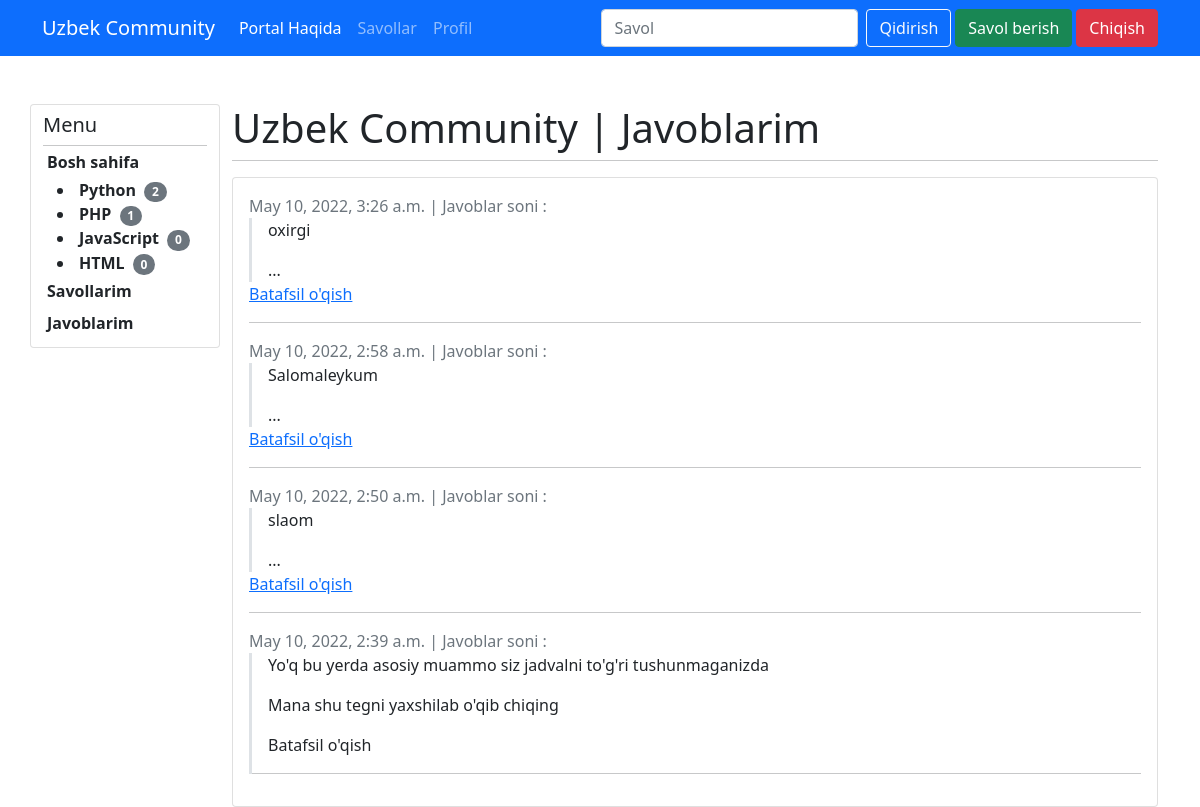
Page /user/answers (signed in) on the committed database.
### app/models.py (models this page shows, shortened)
class Category(models.Model):
    name = models.CharField(max_length=255)

class Reply(models.Model):
    likes = models.CharField(null=True, blank=True, max_length=100)
    question = models.ForeignKey(Question, on_delete=models.SET_NULL, null=True)
    owner = models.ForeignKey(User, on_delete=models.SET_NULL, null=True)
    created = models.DateTimeField(auto_now_add=True)
    content = RichTextField(null=True, blank=True)

### users/views.py (the view)
# urls.py: path("answers", answersPage, name='answers'),
@login_required(login_url='login')
def answersPage(request):
    categories = Category.objects.all()
    questions = Reply.objects.filter(owner=request.user).order_by('-created')
    return render(request, 'users/questions.html', {'categories':categories, 'questions':questions, 'answer':True})

### users/templates/users/questions.html (shortened to what this page needs)
{% extends "base.html" %}
{% block content %}
            <div class="col-sm-10 ">
                <h1>Uzbek Community | {% if answer %}Javoblarim {% else %} Savollarim {% endif %}</h1>
                <hr class="m-0">
                <div class="card mt-3 p-3">
                    <div class="row">
                        <div class="col-md-12">
                            {% if questions %}
                            {% for q in questions %}
                            <div class="question mb-3">
                                <span class="text-muted">
                                    {{q.created}} | Javoblar soni : {{q.reply_set.count}}
                                </span>
                                <div class="q-content border-start border-3">
                                    <div class="m-3 mt-0 mb-0">
                                        {{q.content|slice:"300"|safe}}...
                                    </div>
                                </div>
                                <a href="{% url 'question' q.id %}" class="text-right">Batafsil o'qish</a>
                            </div>
                            <hr>
                            {% endfor %}
                            {% else %}
                            <div class="h4 text-dark">
                                Hozircha sizda {% if answer %}javoblar {% else %} savollar {% endif %} mavjud emas
                            </div>
                            {% endif %}
                        </div>
                    </div>
                </div>
            </div>
{% endblock content %}

### templates/base.html (shortened to what this page needs)
<!doctype html>
<html lang="en">
  <head>
    <link href="https://cdn.jsdelivr.net/npm/bootstrap@5.0.2/dist/css/bootstrap.min.css" rel="stylesheet">
  </head>
  <body>
    <nav class="navbar navbar-expand-lg navbar-dark bg-primary mb-5">
        <div class="container">
          <a class="navbar-brand" href="{% url 'home' %}">Uzbek Community</a>
          <div class="collapse navbar-collapse" id="navbarScroll">
            <ul class="navbar-nav me-auto my-2 my-lg-0 navbar-nav-scroll" style="--bs-scroll-height: 100px;">
              <li class="nav-item">
                <a class="nav-link active" aria-current="page" href="#">Portal Haqida</a>
              </li>
              <li class="nav-item">
                <a class="nav-link" href="{% url 'home' %}">Savollar</a>
              </li>
              {% if request.user.is_authenticated %}
              <li class="nav-item">
                <a class="nav-link" href="{% url 'profile' %}">Profil</a>
              </li>
              {% endif %}
            </ul>
            <form class="d-flex" action="{% url 'home' %}">
              <input class="form-control me-2" type="search" name="q" placeholder="Savol" aria-label="So'rov">
              <button class="btn btn-outline-light" type="submit">Qidirish</button>
            </form>
            <a href="{% url 'question-room' %}" class="ms-1 btn btn-success">Savol berish</a>
            {% if request.user.is_authenticated %}
            <a href="{% url 'logout' %}" class="ms-1 btn btn-danger">Chiqish</a>
            {% else %}
            <a href="{% url 'login' %}" class="ms-1 btn btn-light">Kirish</a>
            {% endif %}
          </div>
        </div>
      </nav>
      <div class="container h-100">
        <div class="row h-100">
            <div class="col-lg-2 h-100 py-2 card  sticky-top" style="top: 20px;" id="left">
                <h5 class="">Menu</h5>
                <hr class="m-0">
                <a class="text-dark text-decoration-none fw-bold p-1" href="{% url 'home' %}">
                    Bosh sahifa
                </a>
                <ul class="m-0">
                    {% for cat in categories %}
                        <li>
                            <a class="text-dark text-decoration-none fw-bold p-1" href="{% url 'home' %}?category={{cat.name}}">
                                {{cat.name}}
                            </a>
                            <span class="badge  rounded-pill bg-secondary">
                                 {{cat.question_set.count}}
                            </span>
                        </li>
                    {% endfor %}
                </ul>
                {% if request.user.is_authenticated %}
                  <a class="text-dark text-decoration-none fw-bold p-1 m-0" href="{% url 'questions' %}">
                    Savollarim
                  </a>
                  <a class="text-dark text-decoration-none fw-bold p-1 m-0" href="{% url 'answers' %}">
                    Javoblarim
                  </a>
                {% else %}
                <a class="text-dark text-decoration-none fw-bold p-1 m-0" href="{% url 'registration' %}">
                  Ro'yxatdan o'tish
                </a>
                {% endif %}
            </div>
    {% block content %}
    {% endblock content %}
</div>
</div>
  </body>
</html>

### rows in the picture
Category: name "Python", question_set.count "2"
Category: name "PHP", question_set.count "1"
Category: name "JavaScript", question_set.count "0"
Category: name "HTML", question_set.count "0"
Reply: created "May 10, 2022, 3:26 a.m.", content "oxirgi"
Reply: created "May 10, 2022, 2:58 a.m.", content "Salomaleykum"
Reply: created "May 10, 2022, 2:50 a.m.", content "slaom"
Reply: created "May 10, 2022, 2:39 a.m.", content "Yo'q bu yerda asosiy muammo siz jadvalni to'g'ri tushunmaganizda Mana shu tegni yaxshilab o'qib chiqing"
